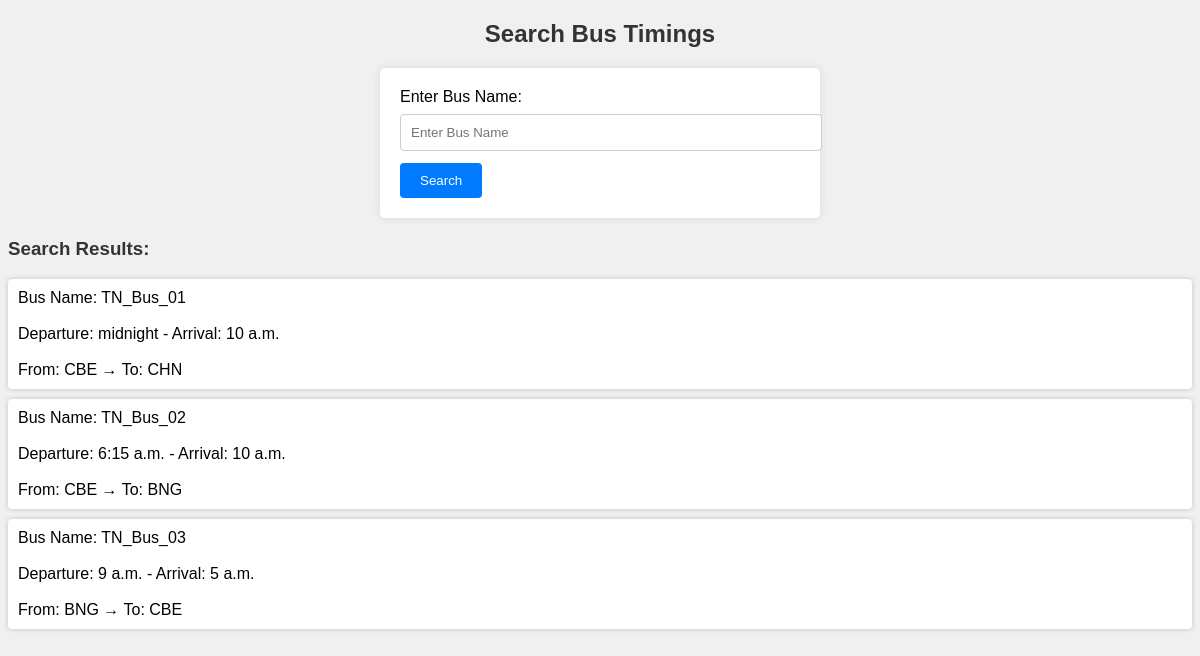
The page /bus-search/ on the database its author committed.
### bustimings/models.py (models this page shows, shortened)
class BusTiming(models.Model):
    bus_name = models.CharField(max_length=100)
    departure_time = models.TimeField()
    arrival_time = models.TimeField()
    origin = models.CharField(max_length=100)
    destination = models.CharField(max_length=100)

### bustimings/views.py (the view)
# urls.py: path('bus-search/', views.search_bus, name='search_bus'),
def search_bus(request):
    if request.method == 'GET':
        bus_name = request.GET.get('bus_name', '')
        bus_timings = BusTiming.objects.filter(bus_name__icontains=bus_name)
        return render(request, 'bustimings/bus_search.html', {'bus_timings': bus_timings})

### bustimings/templates/bustimings/bus_search.html (shortened to what this page needs)
<!DOCTYPE html>
<html lang="en">
<head>
</head>
<body>
    <h2  style="text-align: center">Search Bus Timings</h2>
    <form method="get" action="{% url 'search_bus' %}">
        <label for="bus_name">Enter Bus Name:</label>
        <input type="text" id="bus_name" name="bus_name" placeholder="Enter Bus Name" required>
        <button type="submit">Search</button>
    </form>
    <h3>Search Results:</h3>
    <ul>
        {% for timing in bus_timings %}
            <li>Bus Name: {{ timing.bus_name }}  <br><br> Departure: {{ timing.departure_time }} - Arrival: {{ timing.arrival_time }} <br><br>
                From: {{ timing.origin }} &#x2192;  To: {{ timing.destination }}</li>
        {% empty %}
            <li>No bus timings found.</li>
        {% endfor %}
    </ul>
</body>
</html>

### bustimings/templates/bustimings/bus_search.html (style rules this page uses)
body { font-family: Arial, sans-serif; background-color: #f0f0f0; }
h2 { color: #333; }
form { background-color: #fff; padding: 20px; margin: 20px auto; max-width: 400px; border-radius: 5px; box-shadow: 0px 0px 10px rgba(0, 0, 0, 0.1); }
label { display: block; margin-bottom: 8px; }
input[type="text"] { width: 100%; padding: 10px; margin-bottom: 12px; border: 1px solid #ccc; border-radius: 4px; }
button[type="submit"] { background-color: #007BFF; color: #fff; padding: 10px 20px; border: none; border-radius: 4px; cursor: pointer; }
h3 { margin-top: 20px; color: #333; }
ul { list-style: none; padding: 0; }
li { background-color: #fff; padding: 10px; margin-bottom: 10px; border-radius: 4px; box-shadow: 0px 0px 5px rgba(0, 0, 0, 0.2); }

### rows shown on the page
BusTiming: bus_name "TN_Bus_01", departure_time "midnight", arrival_time "10 a.m.", origin "CBE", destination "CHN"
BusTiming: bus_name "TN_Bus_02", departure_time "6:15 a.m.", arrival_time "10 a.m.", origin "CBE", destination "BNG"
BusTiming: bus_name "TN_Bus_03", departure_time "9 a.m.", arrival_time "5 a.m.", origin "BNG", destination "CBE"
